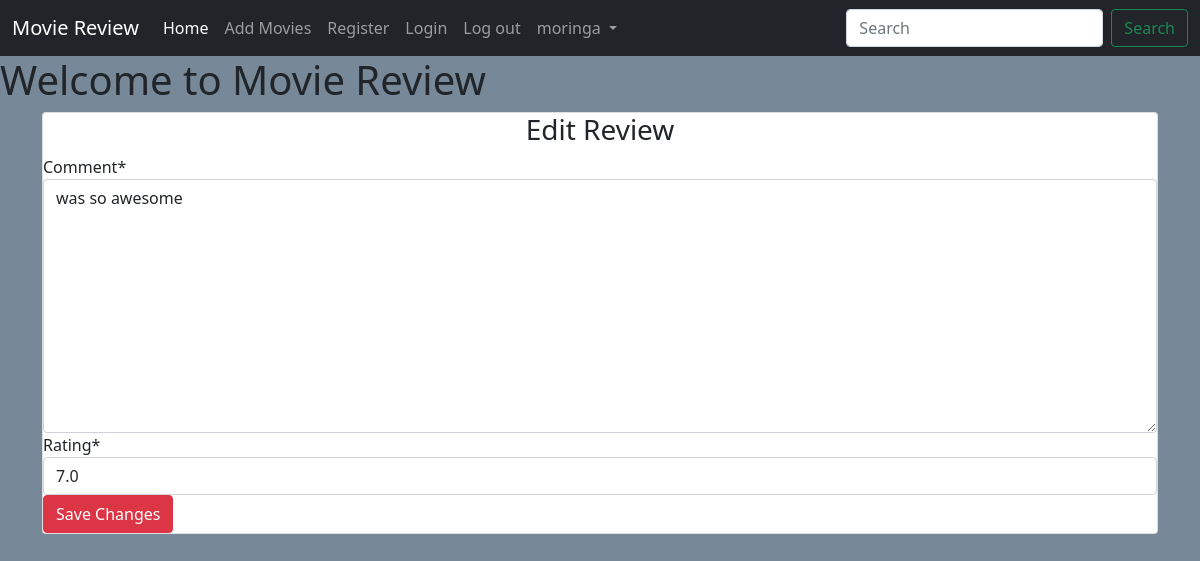
/editreview/1/2/ (signed in), run on an earlier commit of the app's database.
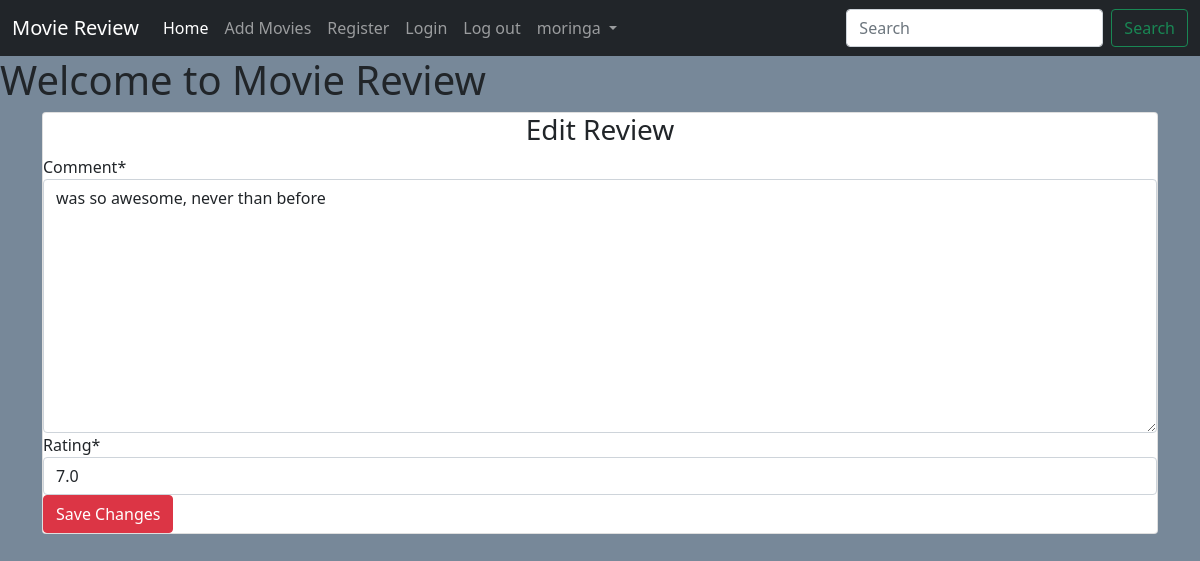
And on a later commit of the database.
### main/models.py (models this page shows, shortened)
class Review(models.Model):
    movie = models.ForeignKey(Movie, on_delete=models.CASCADE)
    user = models.ForeignKey(User, on_delete=models.CASCADE)
    comment = models.TextField(max_length=1000)
    rating = models.FloatField(default=0)

### main/views.py (the view)
# urls.py: path('editreview/<int:movie_id>/<int:review_id>/', views.edit_review, name='edit_review'),
def edit_review(request, movie_id, review_id):
    if request.user.is_authenticated:
        movie = Movie.objects.get(id=movie_id)
        review = Review.objects.get(movie=movie, id=review_id)
        if request.user == review.user:
            if request.method == 'POST':
                form = ReviewForm(request.POST, instance=review)
                if form.is_valid():
                    data = form.save(commit=False)
                    if (data.rating > 10) or (data.rating < 0):
                        error = "out of allowed range, must be between 0 and 10."
                        return render(request, 'main/editreview.html', {"error": error, "form": form})
                    else:
                        data.save()
                        return redirect("main:details", movie_id)
            else:
                form = ReviewForm(instance= review)
            return render(request, "main/editreview.html", {'form': form})
        else:
            return redirect('main:details', movie_id)
    else:
        return redirect("accounts:login")

### main/forms.py
class ReviewForm(forms.ModelForm):
    class Meta:
        model = Review
        fields = ("comment", "rating")

### main/templates/main/editreview.html (shortened to what this page needs)
{% extends 'main/base.html' %}
{% load crispy_forms_tags %}
{% block content %}
<div class="container">
    <div class="card">
       <div class="card-content">
          <h3 class="text-center">Edit Review</h3>
          <form action="" method="POST">
            {{form | crispy}}
            <input type="submit" value="Save Changes" class="btn btn-danger">
          </form>
       </div>
    </div>
</div>
{% endblock %}

What changed in the data, as far as the page shows it:
changed Review: comment "was so awesome" → "was so awesome, never than before"
